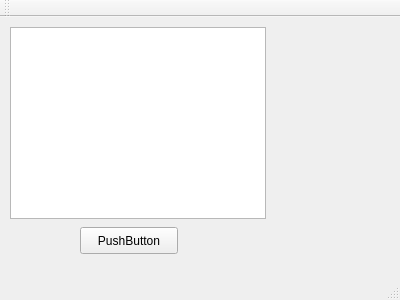
<?xml version="1.0" encoding="UTF-8"?>
<ui version="4.0">
 <class>MainWindow</class>
 <widget class="QMainWindow" name="MainWindow">
  <property name="geometry">
   <rect>
    <x>0</x>
    <y>0</y>
    <width>400</width>
    <height>300</height>
   </rect>
  </property>
  <property name="windowTitle">
   <string>MainWindow</string>
  </property>
  <widget class="QWidget" name="centralWidget">
   <widget class="QPushButton" name="pushButton">
    <property name="geometry">
     <rect>
      <x>80</x>
      <y>210</y>
      <width>98</width>
      <height>27</height>
     </rect>
    </property>
    <property name="text">
     <string>PushButton</string>
    </property>
   </widget>
   <widget class="QGraphicsView" name="graphicsView">
    <property name="geometry">
     <rect>
      <x>10</x>
      <y>10</y>
      <width>256</width>
      <height>192</height>
     </rect>
    </property>
   </widget>
  </widget>
  <widget class="QMenuBar" name="menuBar">
   <property name="geometry">
    <rect>
     <x>0</x>
     <y>0</y>
     <width>400</width>
     <height>25</height>
    </rect>
   </property>
  </widget>
  <widget class="QToolBar" name="mainToolBar">
   <attribute name="toolBarArea">
    <enum>TopToolBarArea</enum>
   </attribute>
   <attribute name="toolBarBreak">
    <bool>false</bool>
   </attribute>
  </widget>
  <widget class="QStatusBar" name="statusBar"/>
 </widget>
 <layoutdefault spacing="6" margin="11"/>
 <resources/>
 <connections/>
</ui>
